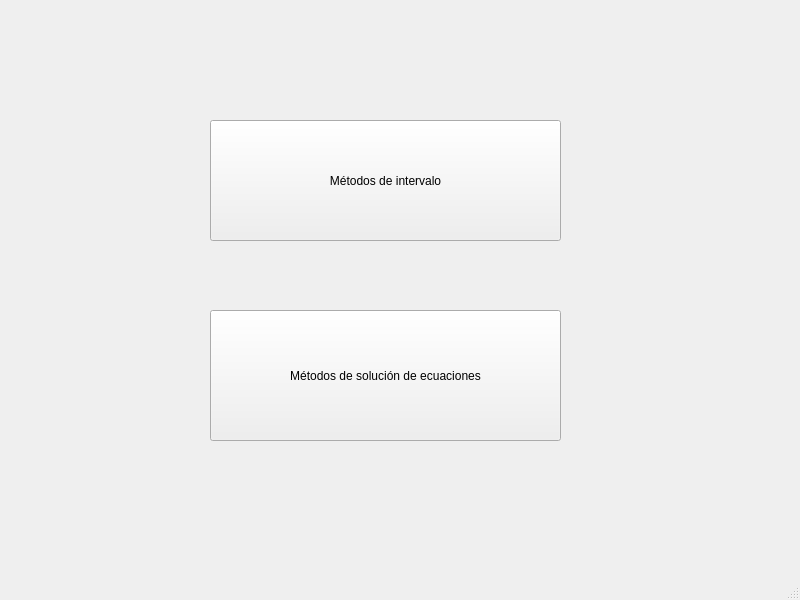
<?xml version="1.0" encoding="UTF-8"?>
<ui version="4.0">
 <class>VentanaUnidad2</class>
 <widget class="QMainWindow" name="VentanaUnidad2">
  <property name="geometry">
   <rect>
    <x>0</x>
    <y>0</y>
    <width>800</width>
    <height>600</height>
   </rect>
  </property>
  <property name="windowTitle">
   <string>Unidad 2</string>
  </property>
  <widget class="QWidget" name="centralwidget">
   <widget class="QPushButton" name="MetodosDeIntervalo">
    <property name="geometry">
     <rect>
      <x>210</x>
      <y>120</y>
      <width>351</width>
      <height>121</height>
     </rect>
    </property>
    <property name="text">
     <string>Métodos de intervalo</string>
    </property>
   </widget>
   <widget class="QPushButton" name="SolucionDeEcuaciones">
    <property name="geometry">
     <rect>
      <x>210</x>
      <y>310</y>
      <width>351</width>
      <height>131</height>
     </rect>
    </property>
    <property name="text">
     <string>Métodos de solución de ecuaciones</string>
    </property>
   </widget>
  </widget>
  <widget class="QMenuBar" name="menubar">
   <property name="geometry">
    <rect>
     <x>0</x>
     <y>0</y>
     <width>800</width>
     <height>26</height>
    </rect>
   </property>
  </widget>
  <widget class="QStatusBar" name="statusbar"/>
 </widget>
 <resources/>
 <connections/>
</ui>
